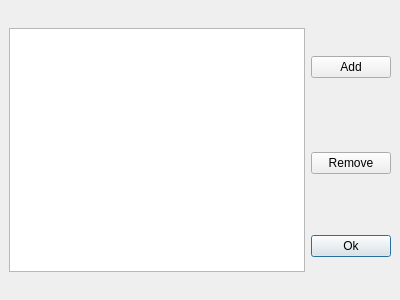
<?xml version="1.0" encoding="UTF-8"?>
<ui version="4.0">
 <class>CEditConfigurationsDialog</class>
 <widget class="QDialog" name="CEditConfigurationsDialog">
  <property name="geometry">
   <rect>
    <x>0</x>
    <y>0</y>
    <width>400</width>
    <height>300</height>
   </rect>
  </property>
  <property name="windowTitle">
   <string>Dialog</string>
  </property>
  <property name="sizeGripEnabled">
   <bool>false</bool>
  </property>
  <property name="modal">
   <bool>true</bool>
  </property>
  <layout class="QGridLayout" name="gridLayout_2">
   <property name="leftMargin">
    <number>9</number>
   </property>
   <property name="topMargin">
    <number>2</number>
   </property>
   <property name="rightMargin">
    <number>9</number>
   </property>
   <property name="bottomMargin">
    <number>2</number>
   </property>
   <property name="spacing">
    <number>6</number>
   </property>
   <item row="3" column="1">
    <widget class="QPushButton" name="m_pOk">
     <property name="text">
      <string>Ok</string>
     </property>
    </widget>
   </item>
   <item row="1" column="1">
    <widget class="QPushButton" name="m_pAdd">
     <property name="text">
      <string>Add</string>
     </property>
    </widget>
   </item>
   <item row="2" column="1">
    <widget class="QPushButton" name="m_pRemove">
     <property name="text">
      <string>Remove</string>
     </property>
    </widget>
   </item>
   <item row="1" column="0" rowspan="3">
    <widget class="QListWidget" name="m_pList">
     <property name="sizePolicy">
      <sizepolicy hsizetype="Expanding" vsizetype="Minimum">
       <horstretch>0</horstretch>
       <verstretch>0</verstretch>
      </sizepolicy>
     </property>
     <property name="editTriggers">
      <set>QAbstractItemView::NoEditTriggers</set>
     </property>
     <property name="alternatingRowColors">
      <bool>true</bool>
     </property>
     <property name="resizeMode">
      <enum>QListView::Fixed</enum>
     </property>
    </widget>
   </item>
  </layout>
  <zorder>m_pList</zorder>
  <zorder>m_pAdd</zorder>
  <zorder>m_pRemove</zorder>
  <zorder>m_pOk</zorder>
 </widget>
 <resources/>
 <connections/>
</ui>
